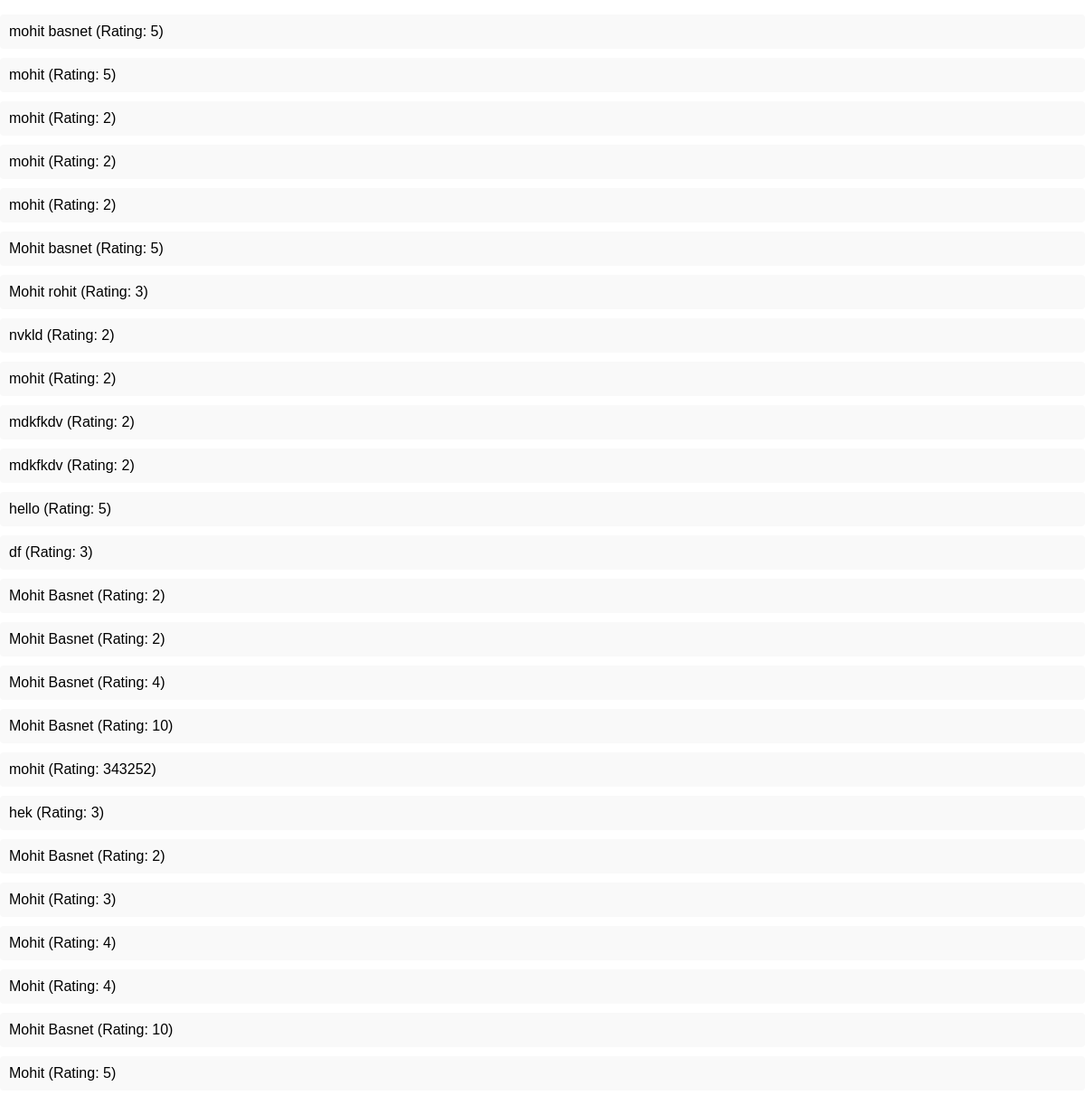
The app's page /reviews with its own data.
### reviews/models.py (models this page shows)
class Review(models.Model):
  user_name = models.CharField(max_length=100)
  review_text = models.TextField()
  rating = models.IntegerField()

### reviews/views.py (the view, shortened to what this page needs)
# urls.py: path("reviews", views.ReviewsListView.as_view() , name = 'review_list'),
class ReviewsListView(ListView):
    template_name = "reviews/review_list.html"
    model = Review
    context_object_name = "reviews"

### reviews/templates/reviews/review_list.html (shortened to what this page needs)
{% extends "reviews/base.html" %}
{% block content %}
  <ul>
    {% for review in reviews %}
      <li>{{ review.user_name }} (Rating: {{ review.rating }})</li>
    {% endfor %}
  </ul>
{% endblock %}

### reviews/templates/reviews/base.html (shortened to what this page needs)
{% load static %}
<!DOCTYPE html>
<html lang="en">
<head>
  <link rel="stylesheet" href="{% static "reviews/styles.css" %}">
  <link rel="stylesheet" href="{% static 'reviews/review_list.css' %}">
</head>
</head>
<body>
  {% block content %}
  {% endblock %}
</body>
</html>

### reviews/static/reviews/styles.css (style rules this page uses)
body { font-family: sans-serif; margin: 0; }

### reviews/static/reviews/review_list.css (style rules this page uses)
ul { list-style-type: none; padding: 0; }
li { margin-bottom: 10px; padding: 10px; background-color: #f9f9f9; border-radius: 4px; }
li:last-child { margin-bottom: 0; }

### records on screen
Review: user_name "mohit basnet", rating "5"
Review: user_name "mohit", rating "5"
Review: user_name "mohit", rating "2"
Review: user_name "mohit", rating "2"
Review: user_name "mohit", rating "2"
Review: user_name "Mohit basnet", rating "5"
Review: user_name "Mohit rohit", rating "3"
Review: user_name "nvkld", rating "2"
Review: user_name "mohit", rating "2"
Review: user_name "mdkfkdv", rating "2"
Review: user_name "mdkfkdv", rating "2"
Review: user_name "hello", rating "5"
Review: user_name "df", rating "3"
Review: user_name "Mohit Basnet", rating "2"
Review: user_name "Mohit Basnet", rating "2"
Review: user_name "Mohit Basnet", rating "4"
Review: user_name "Mohit Basnet", rating "10"
Review: user_name "mohit", rating "343252"
Review: user_name "hek", rating "3"
Review: user_name "Mohit Basnet", rating "2"
Review: user_name "Mohit", rating "3"
Review: user_name "Mohit", rating "4"
Review: user_name "Mohit", rating "4"
Review: user_name "Mohit Basnet", rating "10"
Review: user_name "Mohit", rating "5"
